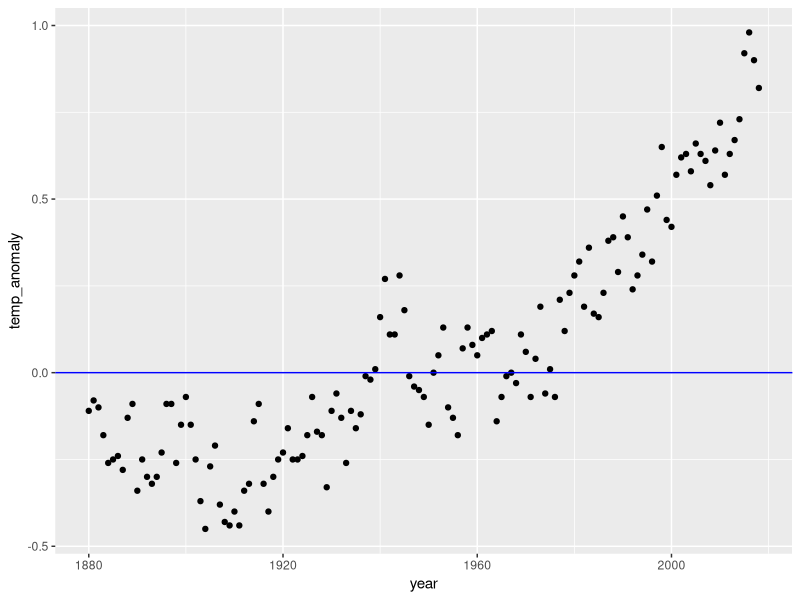
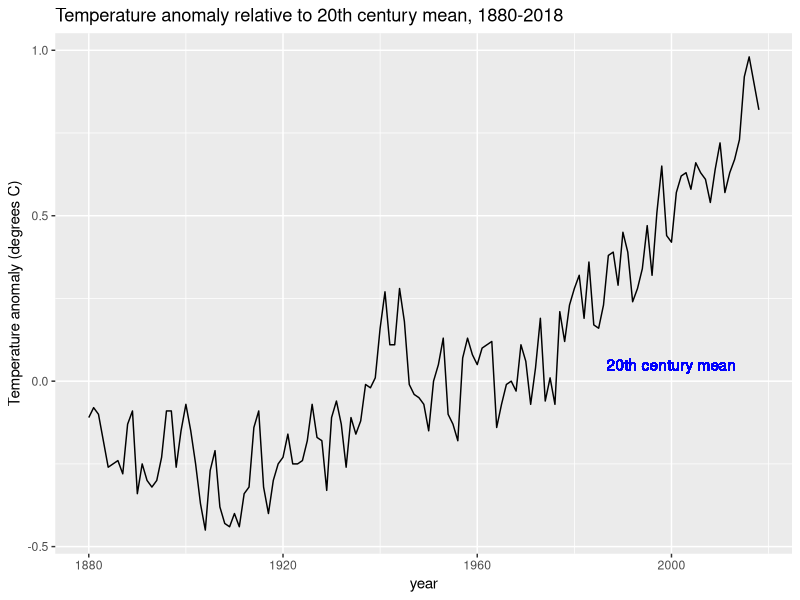
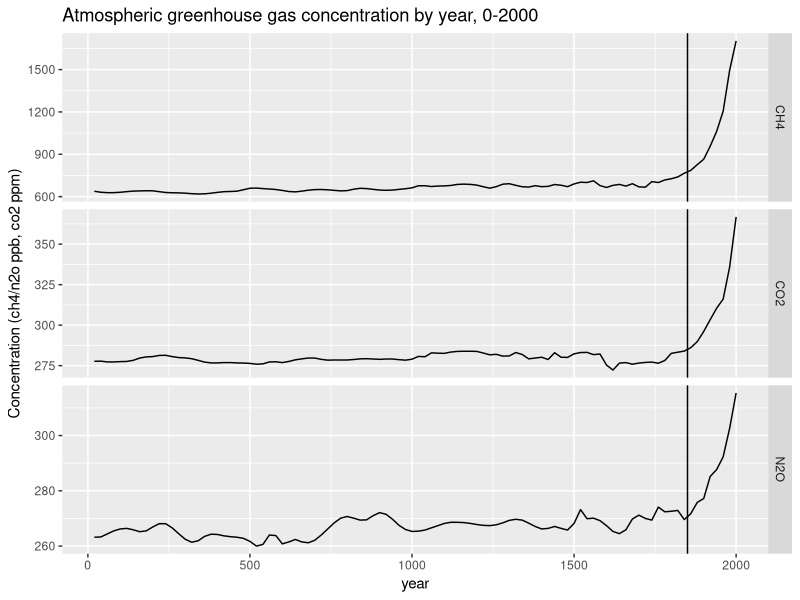
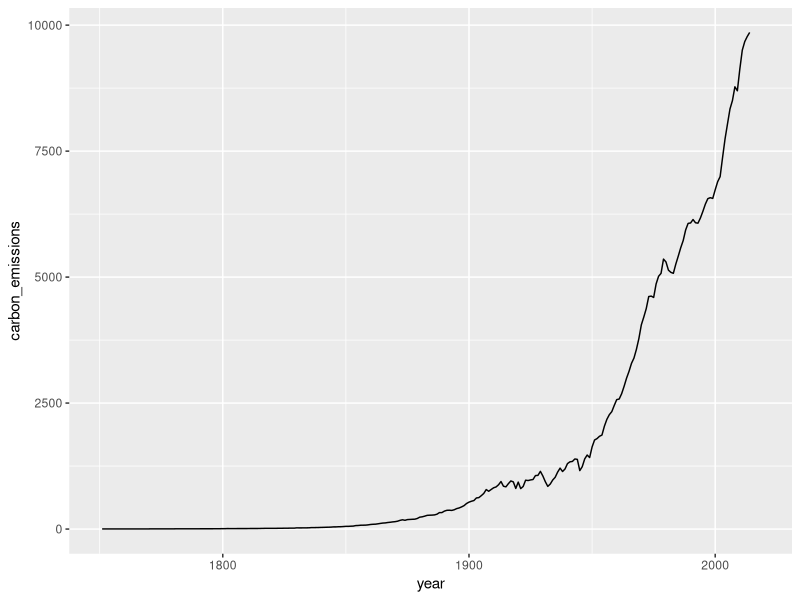
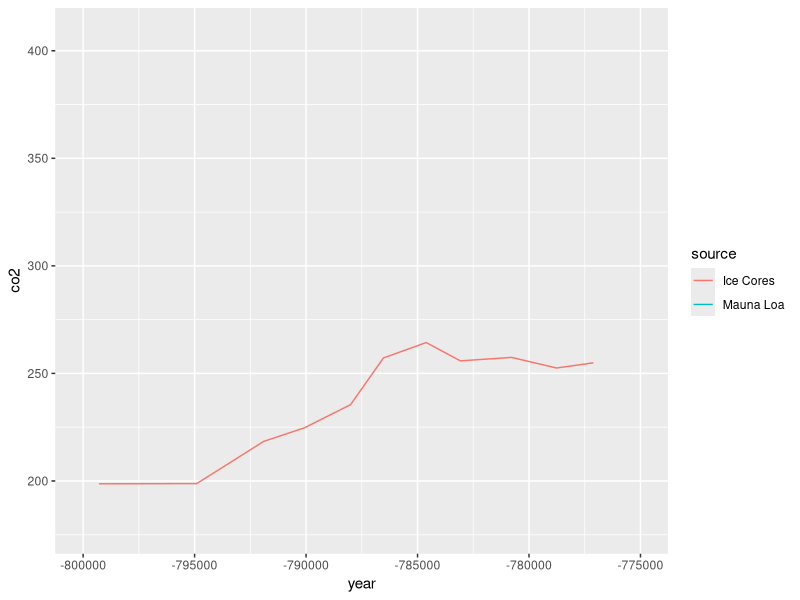
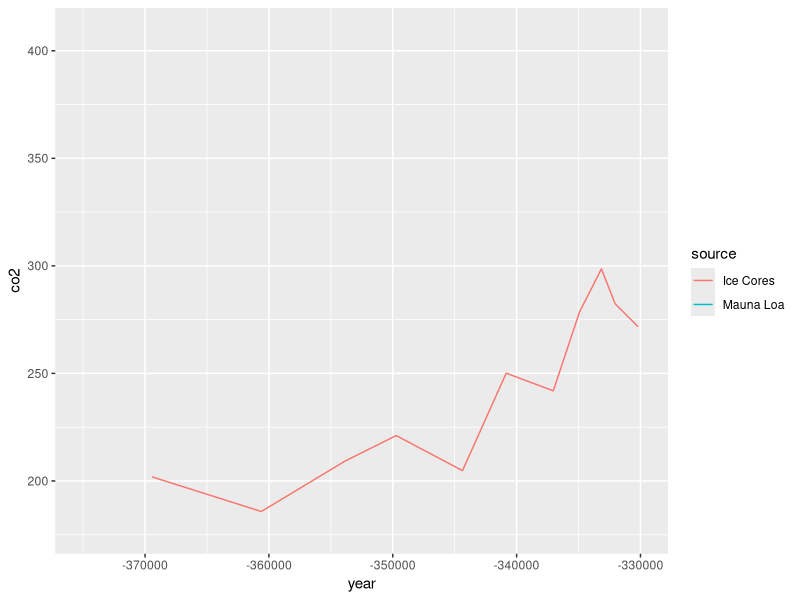
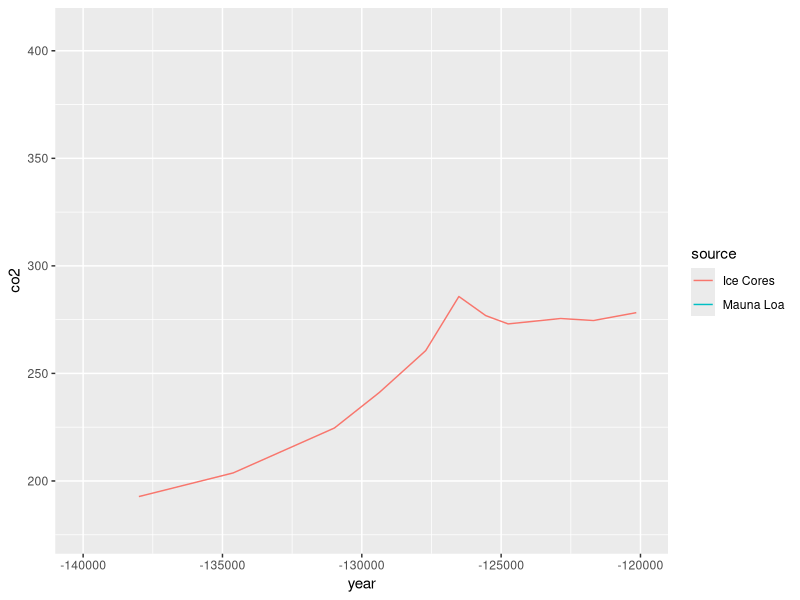
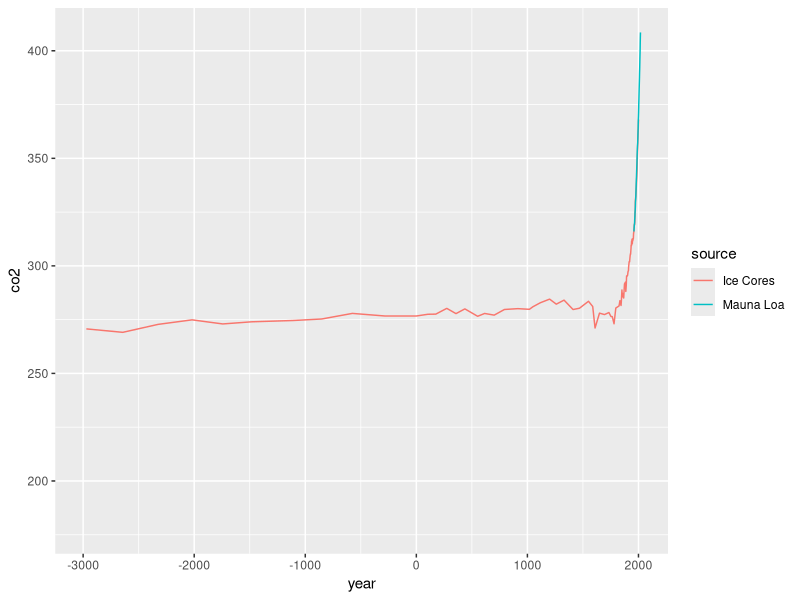

Reproduce these figures in R, in order.
# Start of copy paste
library(tidyverse)
library(dslabs)
data(temp_carbon)
data(greenhouse_gases)
data(historic_co2)
# end of copy paste

# Question 1
temp_carbon %>%
  filter(!is.na(carbon_emissions)) %>%
  pull(year) %>%
  max()
temp_carbon %>%
  filter(!is.na(carbon_emissions)) %>%
  .$year %>%
  max()
temp_carbon %>%
  filter(!is.na(carbon_emissions)) %>%
  select(year) %>%
  max()

# Question 2
temp_carbon %>% filter(!is.na(carbon_emissions)) %>% pull(year) %>% min()
temp_carbon %>% filter(!is.na(carbon_emissions)) %>% pull(year) %>% max()
temp_carbon %>% filter((year==1751 | year==2014)) %>% pull(carbon_emissions)

# Question 3
temp_carbon %>% filter(!is.na(temp_anomaly)) %>% pull(year) %>% min()
temp_carbon %>% filter(!is.na(temp_anomaly)) %>% pull(year) %>% max()
temp_carbon %>% filter((year==1880 | year==2018)) %>% select(temp_anomaly)

# Question 4
p <- temp_carbon %>% filter(!is.na(temp_anomaly)) %>% ggplot(aes(year,temp_anomaly)) + geom_point()
p + geom_hline(aes(yintercept = 0), col = "blue")

# Question 5
p <- temp_carbon %>% filter(!is.na(temp_anomaly)) %>% ggplot(aes(year,temp_anomaly)) + geom_line()
p + ylab("Temperature anomaly (degrees C)") +
  ggtitle("Temperature anomaly relative to 20th century mean, 1880-2018") +
  geom_text(aes(x = 2000, y = 0.05, label = "20th century mean"), col = "blue")

# Question 7
p <- temp_carbon %>% filter(!is.na(temp_anomaly)) %>% ggplot() + geom_line(aes(year,temp_anomaly,col="Green",label="temp_anomaly")) + geom_line(aes(year,ocean_anomaly,col="Red", label="ocean_anomaly")) + geom_line(aes(year,land_anomaly,col="Blue", label="land_anomaly"))

# Start of copy paste
library(tidyverse)
library(dslabs)
data(temp_carbon)
data(greenhouse_gases)
data(historic_co2)
# end of copy paste

# Question 8
greenhouse_gases %>%
  ggplot(aes(x=year, y=concentration)) +
  geom_line() +
  facet_grid(gas~., scales = "free") +
  geom_vline(xintercept = 1850) +
  ylab("Concentration (ch4/n2o ppb, co2 ppm)") +
  ggtitle("Atmospheric greenhouse gas concentration by year, 0-2000")

# Question 10
temp_carbon %>% ggplot(aes(year, carbon_emissions)) + geom_line()

# Question 11
co2_time <- historic_co2 %>% ggplot(aes(year,co2,col=source)) + geom_line()

# Question 12
co2_time + xlim(-800000,-775000)
co2_time + xlim(-375000,-330000)
co2_time + xlim(-140000,-120000)
co2_time + xlim(-3000,2018)
